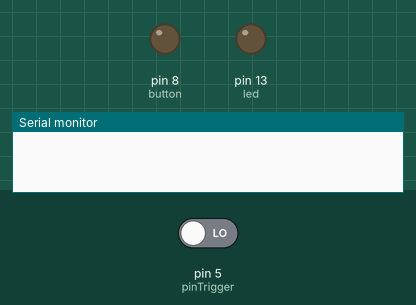
Recording of a sketch running on a simulated Arduino Uno, built with avr-gcc and run on an emulated ATmega328P. Shown: output pins drawn as LEDs (lit = HIGH), the last lines printed to the serial monitor. The test bench sets the inputs (shaded band); at power-on: pin 5 (pinTrigger) LOW. Pins used as bus, display or sensor lines are not drawn.

Above: at 0.1 s.
At 1.1 s:
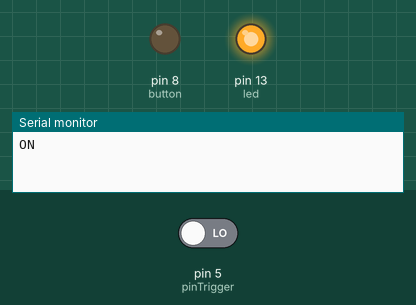
Timing chart, 0 to 2.6 s (numbered marks = the images above):
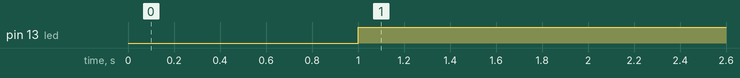

Measured:
- by itself, pin 13 (led): LOW → HIGH at 1.0 s

The sketch:

ORO_SENSOR.ino
```cpp
long distance;
long time;

int button=8;
int led=13;
int pinEcho = 7;
int pinTrigger =5;

void setup(){
  Serial.begin(9600);

  pinMode(pinEcho, OUTPUT);
  pinMode(pinTrigger, INPUT);

  pinMode(led,OUTPUT);
  pinMode(button,OUTPUT);
}

void loop(){
  digitalWrite(pinEcho,LOW);
  delayMicroseconds(5);
  digitalWrite(pinEcho, HIGH);
  delayMicroseconds(10);
  time=pulseIn(pinTrigger, HIGH);
  distance= int(0.017*time);


  if(distance<20 || digitalRead(button)==HIGH){
    Serial.println("ON");
    digitalWrite(led,HIGH);
    delay(6000);
  }

  else{
    Serial.println("OFF");
    digitalWrite(led,LOW);
  }


  delay(1000);
}
```
